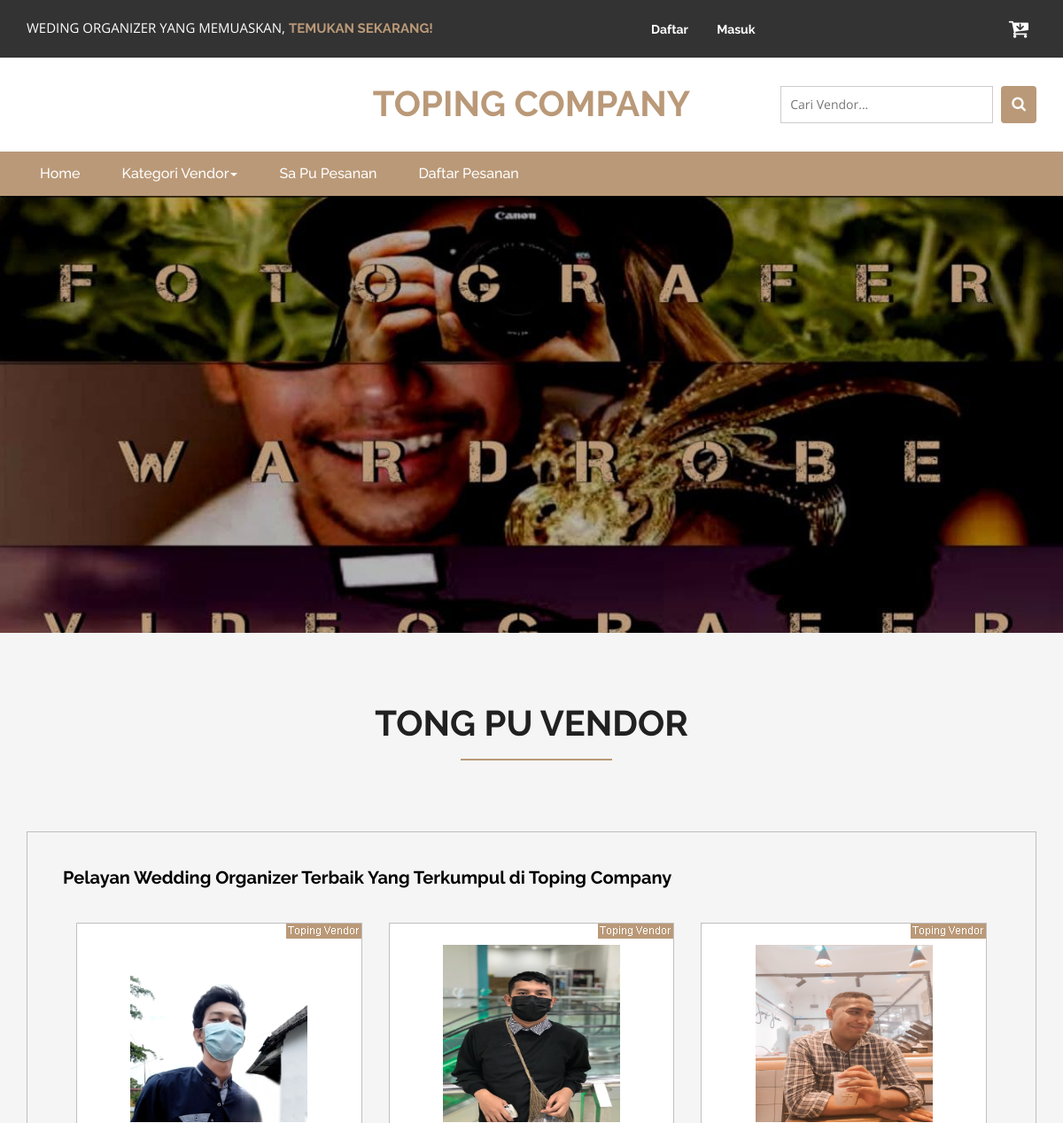
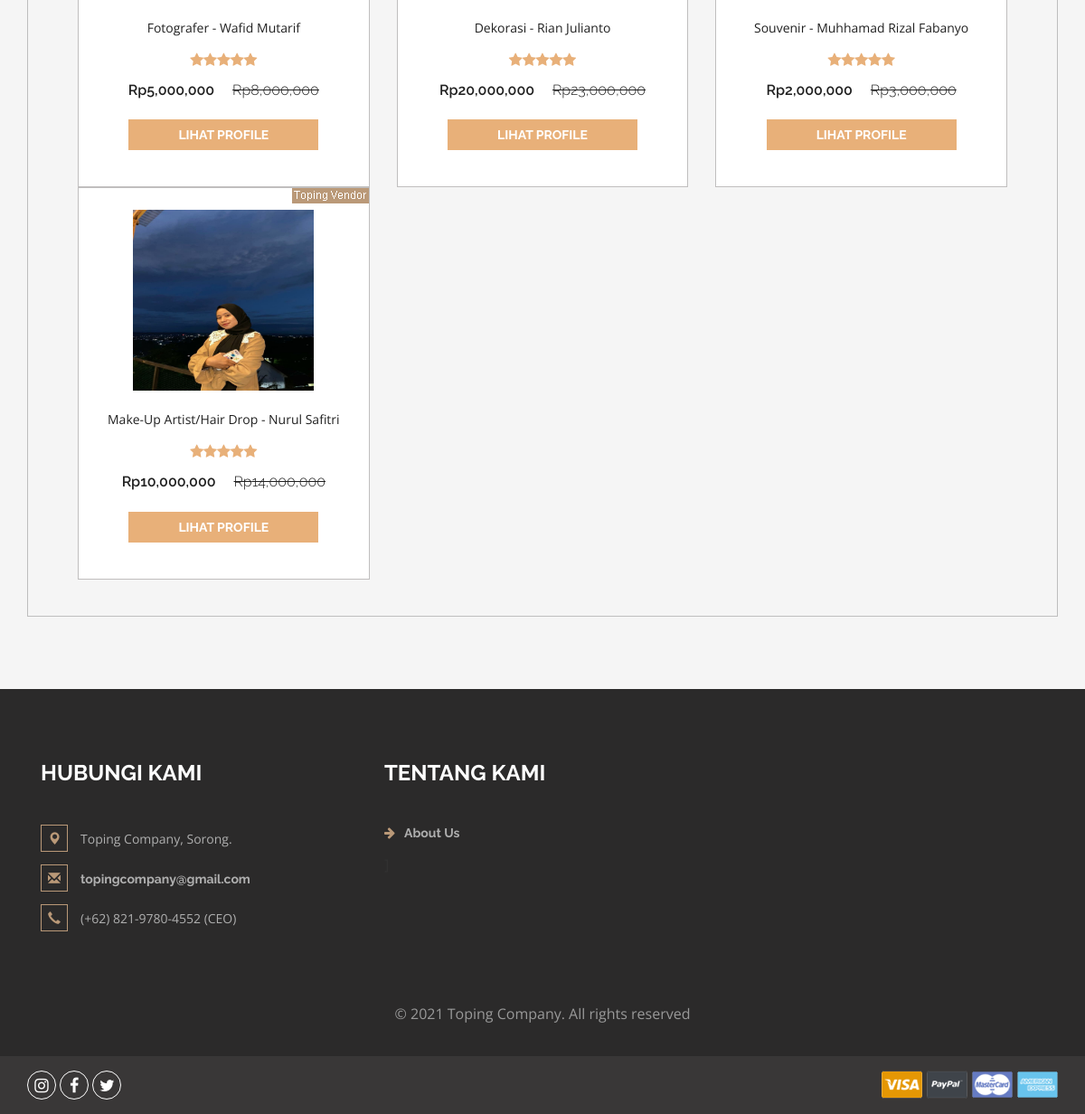
The page / on the database its author committed (2 pictures, top to bottom).
### tables this page shows
CREATE TABLE `produk` (
  `idproduk` int(11) NOT NULL,
  `idkategori` int(11) NOT NULL,
  `namaproduk` varchar(225) NOT NULL,
  `gambar` varchar(100) NOT NULL,
  `deskripsi` varchar(200) NOT NULL,
  `rate` int(11) NOT NULL,
  `hargabefore` int(11) NOT NULL,
  `hargaafter` int(11) NOT NULL,
  `tgldibuat` timestamp NOT NULL DEFAULT current_timestamp()
);

### index.php (the view, shortened to what this page needs)
<?php
include 'dbconnect.php';
?>
<!DOCTYPE html>
<html>
<head>
<link href="css/bootstrap.css" rel="stylesheet" type="text/css" media="all" />
<link href="css/style.css" rel="stylesheet" type="text/css" media="all" />
<link href="css/font-awesome.css" rel="stylesheet">
</head>
<body>
	<div class="agileits_header">
		<div class="container">
			<div class="w3l_offers">
				<p>WEDING ORGANIZER YANG MEMUASKAN, <a href="index.php">TEMUKAN SEKARANG!</a></p>
			</div>
			<div class="agile-login">
				<ul>
				<?php
				if(!isset($_SESSION['log'])){
					echo '
					<li><a href="registered.php"> Daftar</a></li>
					<li><a href="login.php">Masuk</a></li>
					';
				}
				?>
				</ul>
			</div>
			<div class="product_list_header">
					<a href="cart.php"><button class="w3view-cart" type="submit" name="submit" value=""><i class="fa fa-cart-arrow-down" aria-hidden="true"></i></button>
					 </a>
			</div>
			<div class="clearfix"> </div>
		</div>
	</div>
	<div class="logo_products">
		<div class="container">
			<div class="w3ls_logo_products_left">
				<h1><a href="index.php">TOPING COMPANY</a></h1>
			</div>
		<div class="w3l_search">
			<form action="search.php" method="post">
				<input type="search" name="Search" placeholder="Cari Vendor...">
				<button type="submit" class="btn btn-default search" aria-label="Left Align">
					<i class="fa fa-search" aria-hidden="true"> </i>
				</button>
			</form>
		</div>
			<div class="clearfix"> </div>
		</div>
	</div>
	<div class="navigation-agileits">
		<div class="container">
			<nav class="navbar navbar-default">
							<div class="collapse navbar-collapse" id="bs-megadropdown-tabs">
								<ul class="nav navbar-nav">
									<li class="active"><a href="index.php" class="act">Home</a></li>
									<li class="dropdown">
										<a href="#" class="dropdown-toggle" data-toggle="dropdown">Kategori Vendor<b class="caret"></b></a>
									</li>
									<li><a href="cart.php">Sa Pu Pesanan</a></li>
									<li><a href="daftarorder.php">Daftar Pesanan</a></li>
								</ul>
							</div>
							</nav>
			</div>
		</div>
		<ul id="demo1">
			<li>
				<img src="images/s3.jpg" alt="" />
			</li>
		</ul>
	<div class="top-brands">
		<div class="container">
		<h2>Tong Pu Vendor</h2>
			<div class="grid_3 grid_5">
				<div class="bs-example bs-example-tabs" role="tabpanel" data-example-id="togglable-tabs">
					<div id="myTabContent" class="tab-content">
						<div role="tabpanel" class="tab-pane fade in active" id="expeditions" aria-labelledby="expeditions-tab">
							<div class="agile-tp">
								<h5>Pelayan Wedding Organizer Terbaik Yang Terkumpul di Toping Company
								</h5>
								</div>
							<div class="agile_top_brands_grids">
							<?php
											$brgs=mysqli_query($conn,"SELECT * from produk order by idproduk ASC");
											while($p=mysqli_fetch_array($brgs)){
												?>
								<div class="col-md-4 top_brand_left">
									<div class="hover14 column">
										<div class="agile_top_brand_left_grid">
											<div class="agile_top_brand_left_grid_pos">
												<img src="images/vendor.png" alt=" " class="img-responsive" />
											</div>
											<div class="agile_top_brand_left_grid1">
												<figure>
													<div class="snipcart-item block" >
														<div class="snipcart-thumb">
															<a href="product.php?idproduk=<?php echo $p['idproduk'] ?>"><img title=" " alt=" " src="<?php echo $p['gambar']?>" width="200px" height="200px" /></a>
															<p><?php echo $p['namaproduk'] ?></p>
															<div class="stars">
															<?php
															$rate = $p['rate'];
															for($n=1;$n<=$rate;$n++){
																echo '<i class="fa fa-star blue-star" aria-hidden="true"></i>';
															};
															?>
															</div>
															<h4>Rp<?php echo number_format($p['hargaafter']) ?> <span>Rp<?php echo number_format($p['hargabefore']) ?></span></h4>
														</div>
														<div class="snipcart-details top_brand_home_details">
																<fieldset>
																	<a href="product.php?idproduk=<?php echo $p['idproduk'] ?>"><input type="submit" class="button" value="Lihat Profile" /></a>
																</fieldset>
														</div>
													</div>
												</figure>
											</div>
										</div>
									</div>
								</div>
								<?php
											}
								?>
								<div class="clearfix"> </div>
							</div>
						</div>
					</div>
				</div>
			</div>
		</div>
	</div>
<div class="footer">
		<div class="container">
			<div class="w3_footer_grids">
				<div class="col-md-4 w3_footer_grid">
					<h3>Hubungi Kami</h3>
					<ul class="address">
						<li><i class="glyphicon glyphicon-map-marker" aria-hidden="true"></i>Toping Company, Sorong.</li>
						<li><i class="glyphicon glyphicon-envelope" aria-hidden="true"></i><a href="mailto:topingcompany@gmail.com">topingcompany@gmail.com</a></li>
						<li><i class="glyphicon glyphicon-earphone" aria-hidden="true"></i>(+62) 821-9780-4552 (CEO)</li>
					</ul>
				</div>
				<div class="col-md-3 w3_footer_grid">
					<h3>Tentang Kami</h3>
					<ul class="info">
						<li><i class="fa fa-arrow-right" aria-hidden="true"></i><a href="about.html">About Us</a></li>]
					</ul>
				</div>
				<div class="clearfix"> </div>
			</div>
		</div>
		<div class="footer-copy">
			<div class="container">
				<p>© 2021 Toping Company. All rights reserved</p>
			</div>
		</div>
	</div>
	<div class="footer-botm">
			<div class="container">
				<div class="w3layouts-foot">
					<ul>
						<li><a href="#" class="w3_agile_instagram"><i class="fa fa-instagram" aria-hidden="true"></i></a></li>
						<li><a href="#" class="w3_agile_facebook"><i class="fa fa-facebook" aria-hidden="true"></i></a></li>
						<li><a href="#" class="agile_twitter"><i class="fa fa-twitter" aria-hidden="true"></i></a></li>
					</ul>
				</div>
				<div class="payment-w3ls">
					<img src="images/card.png" alt=" " class="img-responsive">
				</div>
				<div class="clearfix"> </div>
			</div>
		</div>
<link href="css/skdslider.css" rel="stylesheet">
</body>
</html>

### css/skdslider.css (style rules this page uses)
.skdslider ul.slides { margin:0; padding:0; list-style-type:none; }
.skdslider ul.slides li { display: none; }
.skdslider ul.slides li img { width: 100%; border:0; }

### rows shown on the page
produk: gambar (picture), namaproduk "Fotografer - Wafid Mutarif", rate 5 (drawn), hargaafter "5,000,000", hargabefore "8,000,000"
produk: shows a picture, namaproduk "Dekorasi - Rian Julianto", rate 5 (drawn), hargaafter "20,000,000", hargabefore "23,000,000"
produk: gambar (picture), namaproduk "Souvenir - Muhhamad Rizal Fabanyo", rate 5 (drawn), hargaafter "2,000,000", hargabefore "3,000,000"
produk: gambar (picture), namaproduk "Make-Up Artist/Hair Drop - Nurul Safitri", rate 5 (drawn), hargaafter "10,000,000", hargabefore "14,000,000"
